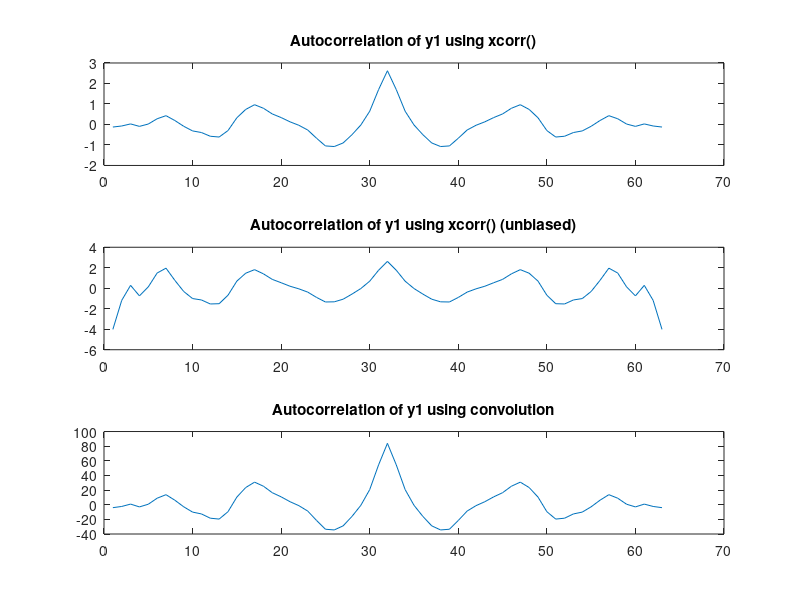
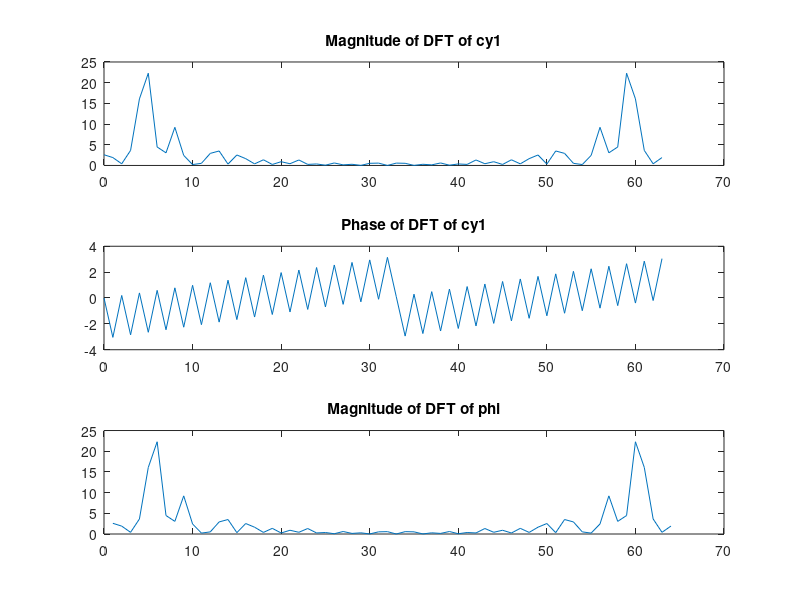
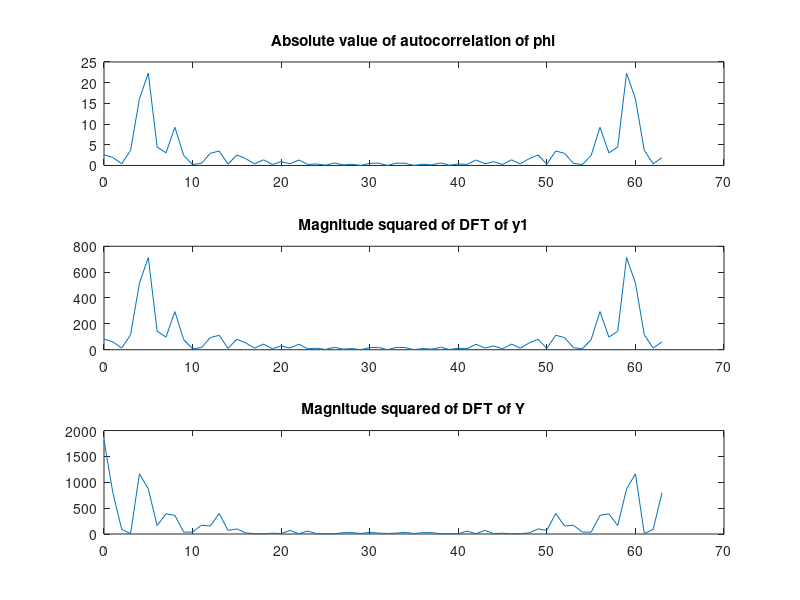
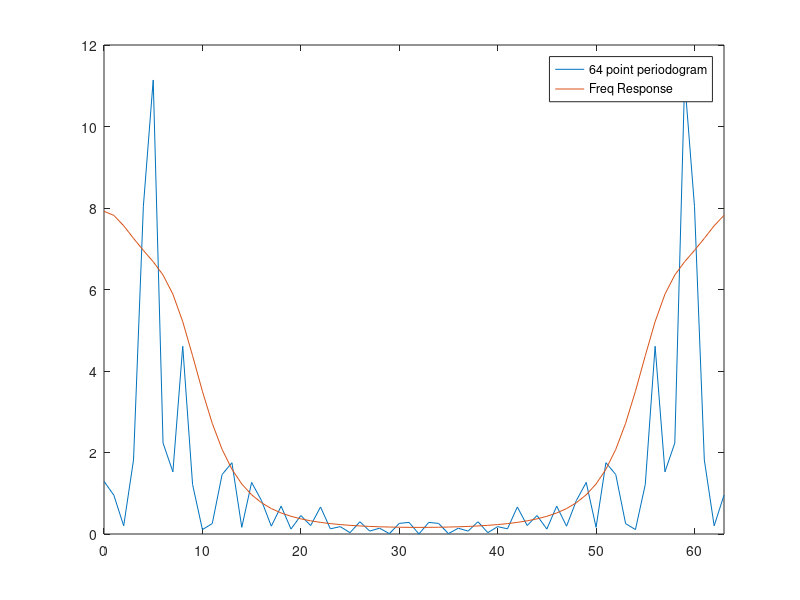

Recreate these plots in MATLAB, in order. (Note: this script raises an error after producing the figures.)
clc;
close all;
clear;

load pj2data;

%% Problem A

y1 = y(1:32);
cy1 = xcorr(y1, y1, 'biased');
cy1_unbiased = xcorr(y1, y1, 'unbiased');
convy1 = conv(y1, fliplr(y1));

figure();
subplot(3, 1, 1);
plot(cy1);
title("Autocorrelation of y1 using xcorr()");
subplot(3, 1, 2);
plot(cy1_unbiased);
title("Autocorrelation of y1 using xcorr() (unbiased)");
subplot(3, 1, 3);
plot(convy1);
title("Autocorrelation of y1 using convolution");

% both graphs are the same except for a scaling factor.

% A.1: A unbiased autocorrelation function assumes that on average, the
% error is zero. 

% A.2a: The Fourier transform of an autocorrelation function is the power
% spectral density function. A PSD has to be real and positive, as it
% describes average power per frequency, and power can neither be imaginary
% or negative.

% A.2b/c: 

cy1dft = fft(cy1, 64);
k6 = 0:1:63;
phi = zeros(1, 32);

for i = 1:32
    phi(i) = sum(y1(1:32-i+1) .* y1(i:32));
end

phi = fft(convy1/32, 64);


figure();
subplot(3, 1, 1);
plot(k6, abs(cy1dft));
title("Magnitude of DFT of cy1");
subplot(3, 1, 2);
plot(k6, angle(cy1dft));
title("Phase of DFT of cy1");
subplot(3, 1, 3);
plot(1:1:64, abs(phi));
title("Magnitude of DFT of phi");

% The DFT of phi and the DFT of cy1 are the same

% A.3a:
figure();
subplot(3, 1, 1);
plot(k6, abs(phi));
title("Absolute value of autocorrelation of phi");
% A.3b:
subplot(3, 1, 2);
plot(k6, abs(fft(y1, 64)).^2);
title("Magnitude squared of DFT of y1");
% A.3c:
subplot(3, 1, 3);
plot(k6, abs(fft(y(1:64), 64)).^2);
title("Magnitude squared of DFT of Y");

% all of these are the same with the exception of a scaling factor

%% Problem B

% B.1:
Hejw2_down = downsample(Hejw2, 8);
p64 = abs(fft(y1, 64).^2/64);
figure();
plot(k6,p64, k6, Hejw2_down);
xlim([min(k6) max(k6)]);
legend("64 point periodogram", "Freq Response")

err1 = sum(abs(p64 - Hejw2_down).^2)/64;

%B.2
p1024 = abs(fft(y,1024)).^2/1024;
k10 = 0:1023;

figure();
plot(k10, p1024, 16.*k6, Hejw2_down);
xlim([min(k10) max(k10)]);
legend("1024 point periodogram", "Freq Response")
err2 = sum(abs((downsample(p1024,16)-Hejw2_down)).^2)/64;

% B.3
y64 = zeros(1, 64);

for i = 1:16
    yind = 1 + (i-1) * 32;
    yw = y(yind : yind + 31);
    y64 = y64 + abs(fft(yw, 64)).^2;
end

y64 = y64/1024;

figure();
plot(k6, y64, k6, Hejw2_down);
legend('Periodogram Avg','Freq response');
err3 = sum(abs(y64-Hejw2_down).^2)/64;

% This is the only time the Frequency response is always lower than the
% periodogram.

% B.4

ycorr = xcorr(y, y, 'unbiased');
bt = abs(fft(ycorr(512-15 : 512+15), 64));

figure();
plot(k6, bt, k6, Hejw2_down);
legend("Blackman-Tukey", "Freq Response");

err4 = sum(abs(bt-Hejw2_down).^2)/64;

% B.5
bt_tri = abs(fft(ycorr(512-15 : 512+15) .* triang(31)', 64));
figure();
plot(k6, bt_tri, k6, Hejw2_down);
legend("Blackman-Tukey (Triangular Window)", "Freq Response");
err5 = sum(abs(bt_tri-Hejw2_down).^2)/64;

T = table([err1 ; err2 ; err3 ; err4 ; err5],'VariableNames',{'Error'},'RowName',{'64 pt', '1024 pt', 'Avg', 'BT', 'BT Triangular'}); 
disp(T)

% Blackman Tukey with a triangle window performed the best, as it had the
% smallest estimation error. It performs well because insted of averaging
% each sample, it actually smooths out the signal because it uses a window.
% The triangular window seems to perform way better than the rectangular
% window.